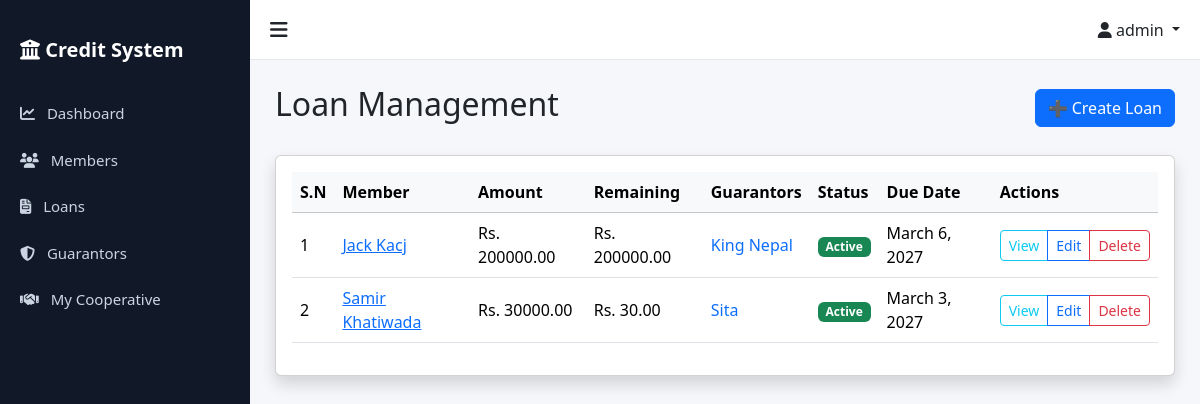
/loans/ (signed in), run on the app's committed database.
### accounts/models.py (models this page shows, shortened)
class User(AbstractUser):
    ROLE_CHOICES = (
        ('superadmin', 'Super Admin'),
        ('admin', 'Admin'),
        ('staff', 'Staff'),
    )
    role = models.CharField(max_length=20, choices=ROLE_CHOICES, default='staff')
    cooperative = models.ForeignKey(
        'cooperatives.Cooperative',
        on_delete=models.SET_NULL,
        null=True,
        blank=True,
        related_name='users',
        help_text="Null for Super Admin users"
    )
    class Meta:
        ordering = ['-date_joined']
        indexes = [
            models.Index(fields=['role']),
            models.Index(fields=['cooperative']),
        ]
    def is_superadmin(self):
        return self.role == 'superadmin'
    def is_admin(self):
        return self.role == 'admin'
    def is_staff_user(self):
        return self.role == 'staff'

### loans/models.py (models this page shows, shortened)
class Loan(models.Model):
    STATUS_CHOICES = [
        ('Active', 'Active'),
        ('Cleared', 'Cleared'),
        ('Overdue', 'Overdue'),
    ]
    loan_id = models.AutoField(primary_key=True)
    member = models.ForeignKey(
        Member,
        on_delete=models.CASCADE,
        related_name="loans"
    )
    cooperative = models.ForeignKey(
        Cooperative,
        on_delete=models.CASCADE,
        related_name="loans"
    )
    loan_amount = models.DecimalField(max_digits=12, decimal_places=2)
    interest_rate = models.DecimalField(
        max_digits=5,
        decimal_places=2,
        help_text="Interest rate in %"
    )
    loan_date = models.DateField()
    due_date = models.DateField()
    status = models.CharField(
        max_length=10,
        choices=STATUS_CHOICES,
        default="Active"
    )
    remaining_balance = models.DecimalField(
        max_digits=12,
        decimal_places=2,
        blank=True
    )
    created_by = models.ForeignKey(
        settings.AUTH_USER_MODEL,
        on_delete=models.SET_NULL,
        null=True
    )
    created_at = models.DateTimeField(auto_now_add=True)

class Guarantor(models.Model):
    STATUS_CHOICES = [
        ('Active', 'Active'),
        ('Released', 'Released'),
    ]
    name = models.CharField(max_length=255)
    citizenship_number = models.CharField(max_length=50)
    loan = models.ForeignKey(Loan, on_delete=models.CASCADE, related_name="guarantors")
    member = models.ForeignKey(Member, on_delete=models.SET_NULL, null=True, blank=True, related_name="guaranteed_loans", help_text="Optional: If guarantor is also a member")
    contact_number = models.CharField(max_length=15)
    status = models.CharField(max_length=10, choices=STATUS_CHOICES, default='Active')

### members/models.py (models this page shows, shortened)
class Member(models.Model):
    full_name = models.CharField(max_length=255)
    citizenship_number = models.CharField(max_length=50, unique=True)
    unique_system_id = models.CharField(max_length=20, unique=True, editable=False)
    address = models.TextField()
    phone = models.CharField(max_length=20)
    blacklist_status = models.BooleanField(default=False)
    cooperative = models.ForeignKey(
        'cooperatives.Cooperative',
        on_delete=models.CASCADE,
        related_name='members'
    )
    created_at = models.DateTimeField(auto_now_add=True)
    updated_at = models.DateTimeField(auto_now=True)
    class Meta:
        ordering = ['-created_at']
        indexes = [
            models.Index(fields=['citizenship_number']),
            models.Index(fields=['unique_system_id']),
            models.Index(fields=['blacklist_status']),
        ]

### loans/views.py (the view)
# urls.py: path('', LoanListView.as_view(), name='loan_list'),
class LoanListView(StaffOrAdminMixin, CooperativeAccessMixin, LoginRequiredMixin, ListView):
    model = Loan
    template_name = 'loans/loan_list.html'
    context_object_name = 'loans'
    paginate_by = 10
    ordering = ['-loan_date']
    def get_queryset(self):
        qs = super().get_queryset()
        if not self.request.user.is_superadmin():
            qs = qs.filter(cooperative=self.request.user.cooperative)
        return qs

### accounts/permissions.py (called while the page is built)
    def test_func(self):
        return self.request.user.is_authenticated and (
            self.request.user.is_staff_user() or
            self.request.user.is_admin() or
            self.request.user.is_superadmin()
        )

    def get_queryset(self):
        queryset = super().get_queryset()
        if self.request.user.is_superadmin():
            return queryset
        if self.request.user.cooperative:
            from cooperatives.models import Cooperative
            if queryset.model == Cooperative:
                return queryset.filter(pk=self.request.user.cooperative.pk)
            return queryset.filter(cooperative=self.request.user.cooperative)
        return queryset.none()

    def get_context_data(self, **kwargs):
        context = super().get_context_data(**kwargs)
        if not self.request.user.is_superadmin() and self.request.user.cooperative:
            context['user_cooperative'] = self.request.user.cooperative
        return context

### templates/loans/loan_list.html (shortened to what this page needs)
{% extends "base.html" %}
{% block content %}
<div class="d-flex justify-content-between align-items-center mb-4">
    <h2>Loan Management</h2>
    <a href="{% url 'loans:create_loan' %}" class="btn btn-primary">➕ Create Loan</a>
</div>
<div class="card shadow">
    <div class="card-body">
        <div class="table-responsive">
            <table class="table table-hover align-middle">
                <thead class="table-light">
                    <tr>
                        <th>S.N</th>
                        <th>Member</th>
                        <th>Amount</th>
                        <th>Remaining</th>
                        <th>Guarantors</th>
                        <th>Status</th>
                        <th>Due Date</th>
                        <th>Actions</th>
                    </tr>
                </thead>
                <tbody>
                    {% for loan in loans %}
                    <tr>
                        <td>{{ forloop.counter }}</td>
                        <td><a href="{% url 'loans:loan_detail' loan.loan_id %}">{{loan.member.full_name }}</a></td>
                        <td>Rs. {{ loan.loan_amount }}</td>
                        <td>Rs. {{ loan.remaining_balance }}</td>
                        <td>
                            {% for guarantor in loan.guarantors.all %}
                            <a href="{% url 'loans:guarantor_detail' guarantor.pk %}" class="text-decoration-none">
                                {{ guarantor.name }}
                            </a>{% if not forloop.last %}, {% endif %}
                            {% empty %}
                            <span class="text-muted">-</span>
                            {% endfor %}
                        </td>
                        <td>
                            {% if loan.status == "Active" %}
                            <span class="badge bg-success">Active</span>
                            {% elif loan.status == "Overdue" %}
                            <span class="badge bg-danger">Overdue</span>
                            {% else %}
                            <span class="badge bg-secondary">{{ loan.status }}</span>
                            {% endif %}
                        </td>
                        <td>{{ loan.due_date }}</td>
                        <td>
                            <div class="btn-group btn-group-sm">
                                <a href="{% url 'loans:loan_detail' loan.loan_id %}"
                                    class="btn btn-outline-info">View</a>
                                <a href="{% url 'loans:update_loan' loan.loan_id %}"
                                    class="btn btn-outline-primary">Edit</a>
                                {% if user.is_superadmin or user.is_admin %}
                                <a href="{% url 'loans:delete_loan' loan.loan_id %}"
                                    class="btn btn-outline-danger">Delete</a>
                                {% endif %}
                            </div>
                        </td>
                    </tr>
                    {% empty %}
                    <tr>
                        <td colspan="8" class="text-center py-4">No loans available</td>
                    </tr>
                    {% endfor %}
                </tbody>
            </table>
        </div>
    </div>
</div>
{% endblock %}

### templates/base.html (shortened to what this page needs)
{% load static %}
<!DOCTYPE html>
<html lang="en">
<head>
    <link href="https://cdn.jsdelivr.net/npm/bootstrap@5.3.2/dist/css/bootstrap.min.css" rel="stylesheet">
    <link rel="stylesheet" href="https://cdnjs.cloudflare.com/ajax/libs/font-awesome/6.5.0/css/all.min.css">
</head>
<body>
    <div id="sidebar" class="sidebar">
        <div class="sidebar-brand">
            <i class="fa-solid fa-building-columns"></i> Credit System
        </div>
        {% if user.is_authenticated %}
        <a href="{% url 'accounts:dashboard' %}">
            <i class="fa-solid fa-chart-line me-2"></i> Dashboard
        </a>
        <a href="{% url 'members:member_list' %}">
            <i class="fa-solid fa-users me-2"></i> Members
        </a>
        <a href="{% url 'loans:loan_list' %}">
            <i class="fa-solid fa-file-invoice me-2"></i> Loans
        </a>
        <a href="{% url 'loans:guarantor_list' %}">
            <i class="fa-solid fa-shield-halved me-2"></i> Guarantors
        </a>
        {% if user.is_superadmin %} <a href="{% url 'cooperatives:list' %}"> <i class="fa-solid fa-building me-2"></i>
            Cooperatives </a>
        {% elif user.cooperative %} <a href="{% url 'cooperatives:detail' user.cooperative.pk %}"> <i
                class="fa-solid fa-handshake me-2"></i> My Cooperative </a>
        {% endif %}
        {% endif %}
    </div>
    <div id="mainContent" class="main-content">
        <div class="topbar">
            <div class="toggle-btn" onclick="toggleSidebar()">
                <i class="fa-solid fa-bars"></i>
            </div>
            <div>
                {% if user.is_authenticated %}
                <div class="dropdown">
                    <a class="dropdown-toggle text-dark text-decoration-none" href="#" role="button"
                        data-bs-toggle="dropdown">
                        <i class="fa-solid fa-user"></i>
                        {{ user.username }}
                    </a>
                </div>
                {% else %}
                <a href="{% url 'accounts:login' %}" class="btn btn-primary btn-sm">
                    Login
                </a>
                {% endif %}
            </div>
        </div>
        <div class="page-content">
            {% block content %}
            {% endblock %}
        </div>
    </div>
</body>
</html>

### templates/base.html (style rules this page uses)
body { overflow-x: hidden; background: #f5f7fb; }
.sidebar { height: 100vh; width: 250px; position: fixed; top: 0; left: 0; background: #111827; padding-top: 20px; transition: all 0.3s; }
.sidebar a { color: #cbd5e1; padding: 12px 20px; display: block; text-decoration: none; font-size: 15px; }
.sidebar-brand { color: #fff; font-size: 20px; font-weight: 600; padding: 15px 20px; margin-bottom: 10px; }
.main-content { margin-left: 250px; transition: all 0.3s; }
.topbar { height: 60px; background: #fff; border-bottom: 1px solid #e5e7eb; display: flex; align-items: center; justify-content: space-between; padding: 0 20px; }
.toggle-btn { font-size: 20px; cursor: pointer; }
.page-content { padding: 25px; }

### data on the page
User: username "admin"
Loan: member.full_name "Jack Kacj", loan_amount "200000.00", remaining_balance "200000.00", status "Active", due_date "March 6, 2027"
Guarantor: name "King Nepal"
Loan: member.full_name "Samir Khatiwada", loan_amount "30000.00", remaining_balance "30.00", status "Active", due_date "March 3, 2027"
Guarantor: name "Sita"
